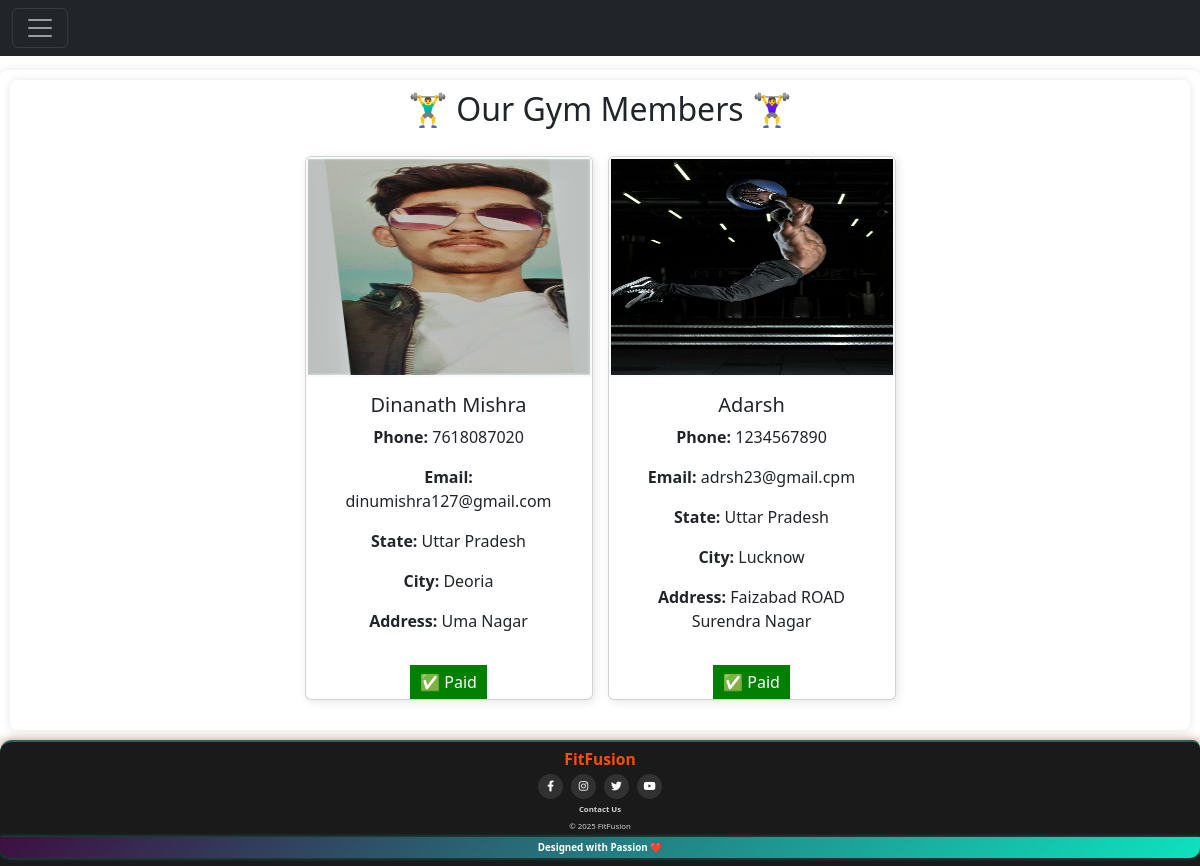
The app's page /view_members/ (signed in) with its own data.
### gym/models.py (models this page shows, shortened)
class Member(models.Model):
    member_id = models.CharField(max_length=45, primary_key=True)
    password = models.CharField(max_length=50)
    name = models.CharField(max_length=100)
    phone = models.CharField(max_length=10)
    email = models.CharField(max_length=100, unique=True)
    gender = models.CharField(max_length=10, choices=[('male', 'Male'), ('female', 'Female'), ('other', 'Other')])
    state = models.CharField(max_length=30, null=True, blank=True)
    city = models.CharField(max_length=20)
    address = models.TextField(max_length=100)
    date_joined = models.DateTimeField(auto_now_add=True)
    profile_picture = models.ImageField(upload_to="gym/member", blank=True, null=True)
    gym = models.ForeignKey(Gym, on_delete=models.SET_NULL, related_name='members', null=True, blank=True)
    payment = models.BooleanField(default=True)  # Membership Payment Status

### gym/gym_views.py (the view)
# urls.py: path("view_members/",gym_views.view_members,name='view_members'),
def view_members(request):
    if "session_key" not in request.session:
        return redirect("gym_login")
    else:
        id= request.session['session_key']
        owner_gym = Gym.objects.get(gym_id=id)
        member_list =Member.objects.filter(gym=owner_gym)
        context={'member_key':member_list}
        return render(request,'gym/gym/view_members.html',context)

### gym/templates/gym/gym/view_members.html (shortened to what this page needs)
{% extends 'gym/gym/gym_base.html' %}
{% block content %}
<div class="main-body">
    <h2 style="text-align:center;">🏋️‍♂️ Our Gym Members 🏋️‍♀️</h2>
    <div class="flex-container">
        {% for member in member_key %}
        <div class="card">
            <img src="/media/{{ member.profile_picture }}" alt="Member Image">
            <div class="card-body">
                <h5>{{ member.name }}</h5>
                <p><strong>Phone:</strong> {{ member.phone }}</p>
                <p><strong>Email:</strong> {{ member.email }}</p>
                <p><strong>State:</strong> {{ member.state }}</p>
                <p><strong>City:</strong> {{ member.city }}</p>
                <p><strong>Address:</strong> {{ member.address }}</p>
            </div>
            <form action="{% url 'toggle_payment_status' member.member_id %}" method="POST">
                <button type="submit" style="background: {% if member.payment %}green{% else %}red{% endif %}; color: white; padding: 5px 10px; border: none; cursor: pointer;">
                    {% if member.payment %} ✅ Paid {% else %} ❌ Not Paid {% endif %}
                </button>
            </form>
        </div>
        {% empty %}
        <p style="text-align: center; width: 100%;">No members found.</p>
        {% endfor %}
    </div>
</div>
{% endblock %}

### gym/static/gym/CSS/fit_fusion.css (style rules this page uses)
* { margin: 0; padding: 0; box-sizing: border-box; }
body { font-family: Arial, sans-serif; background-color: #f5f5f5; color: #333; line-height: 1.6; display: flex; flex-direction: column; min-height: 100vh; }
.main-body { width: 100%; margin: auto; flex: 1; background: white; padding: 10px; border-radius: 8px; box-shadow: 0 0 10px rgba(0, 0, 0, 0.1); }
h1, h2, h3 { color: #222; margin-bottom: 15px; }
body::before { content: ""; display: block; height: 70px; }

### gym/templates/gym/gym/view_members.html (style rules this page uses)
.flex-container { display: flex; flex-wrap: wrap; gap: 15px; justify-content: center; padding: 20px; }
.card { width: 18rem; border: 1px solid #ddd; border-radius: 10px; box-shadow: 2px 2px 10px rgba(0, 0, 0, 0.1); background: #fff; overflow: hidden; text-align: center; }
.card img { width: 100%; height: 220px; object-fit:unset; background-color: #f8f9fa; padding: 2px; }
.card-body { padding: 10px; }

### records on screen
Member: profile_picture (picture), name "Dinanath Mishra", phone "7618087020", email "dinumishra127@gmail.com", state "Uttar Pradesh", city "Deoria", address "Uma Nagar", payment "✅ Paid"
Member: profile_picture (picture), name "Adarsh", phone "1234567890", email "adrsh23@gmail.cpm", state "Uttar Pradesh", city "Lucknow", address "Faizabad ROAD Surendra Nagar", payment "✅ Paid"
